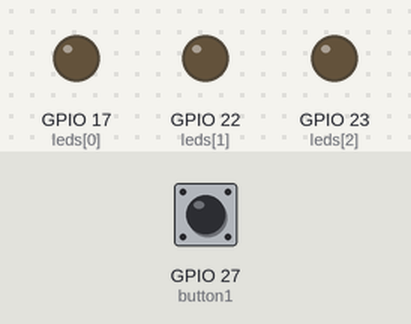
Bench run of a program on a simulated Raspberry Pi (BCM pin numbers). Parts: output pins drawn as LEDs (lit = HIGH). Dashed ring = blinking. The test bench sets the inputs (shaded band); at power-on: GPIO 27 (button1) LOW.

Above: at 1.2 s.
1.3 s: GPIO 27 (button1) pulled HIGH for 0.15 s
At 1.45 s:
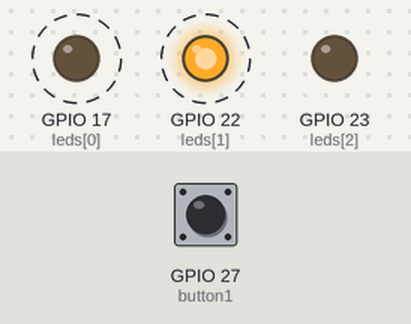
4.3 s: GPIO 27 (button1) pulled HIGH for 1 s
At 4.7 s:
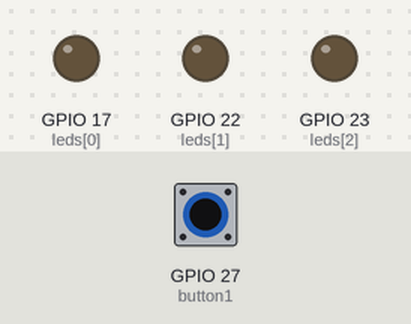
6.8 s: GPIO 27 (button1) pulled HIGH for 3.2 s
At 7.05 s:
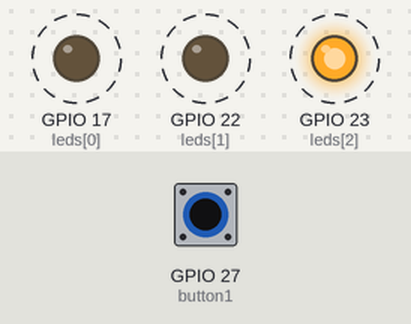
Timing chart, 0 to 17.5 s (numbered marks = the images above; inputs shaded):
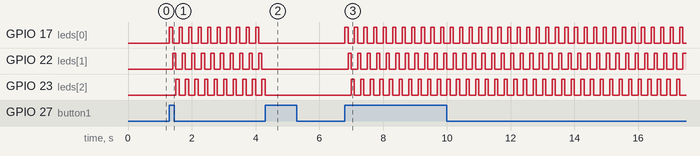

Measured:
- after the input at 1.3 s, GPIO 17 (leds[0]): alternates HIGH for 0.10 s and LOW for 0.20 s, starting at once; GPIO 22 (leds[1]): alternates HIGH for 0.10 s and LOW for 0.20 s, starting after 0.10 s; GPIO 23 (leds[2]): alternates HIGH for 0.10 s and LOW for 0.20 s, starting after 0.20 s
- after the input at 4.3 s, GPIO 17 (leds[0]), GPIO 22 (leds[1]): stops changing and stays LOW; GPIO 23 (leds[2]): goes on until 4.3 s, then stays LOW
- after the input at 6.8 s, GPIO 17 (leds[0]): alternates HIGH for 0.10 s and LOW for 0.20 s, starting at once; GPIO 22 (leds[1]): alternates HIGH for 0.10 s and LOW for 0.20 s, starting after 0.10 s; GPIO 23 (leds[2]): alternates HIGH for 0.10 s and LOW for 0.20 s, starting after 0.20 s

The program:

main.py
```python
#!/usr/bin/python3

################################################################################
# main.py: Implementation of GPIO with event detection in Python.
################################################################################
import gpio

# Global variables:
leds_enabled = False # Indicates led state (off or blinking).

def button_is_pressed(pin):
   """
   button_is_pressed: Callback routine for toggling the state of the leds when
                      the button at pin 27 is pressed.

                      - pin: The number of the GPIO pin which caused this
                             callback routine to be called.
   """
   global leds_enabled
   leds_enabled = not leds_enabled
   return

def leds_blink(leds, blink_speed_ms):
   """
   leds_blink: Blinking leds stored in a list in a sequence with specified blink speed.
               Before the sequence begins, all leds are turned off.

               - leds          : List containing multiple leds.
               - blink_speed_ms: Blink speed in milliseconds.
   """
   leds_off(leds)
   for i in leds:
      i.on()
      gpio.delay(blink_speed_ms)
      i.off()
   return

def leds_off(leds):
   """
   leds_off: Turns off leds stored in a list by setting low output signals.

             leds: List containing multiple leds.
   """
   for i in leds:
      i.off()
   return

def main():
   """
   main: Connecting leds to pin 17, 22 and 23 and a button to pin 27.
         The leds are stored in a list for ease of use and ease of adding more leds.
         The leds are either blinking every 100 ms or turned off, depending on state.
         Event detection is enabled for rising edge at pin 27. When the button is
         pressed, callback routine button_is_pressed is called to toggle the state of
         the leds between blinking (enabled) and turned off. A bouncetime of 500 ms
         is used to negate effects of contact bounces.
   """

   leds = [ gpio.output(17), gpio.output(22), gpio.output(23) ]
   button1 = gpio.input(27)
   button1.enable_event(gpio.event.RISING_EDGE, button_is_pressed, bouncetime = 500)

   while True:
      if leds_enabled:
         leds_blink(leds, 100)
      else:
         leds_off(leds)
   return

# Calling function main to start the program if this is the startup file:
if __name__ == "__main__":
   main()
```

gpio.py
```python
#!/usr/bin/python3

################################################################################
# gpio.py: GPIO implementation of GPIO for Raspberry Pi in Python.
################################################################################
import RPi.GPIO as GPIO
GPIO.setwarnings(False)
GPIO.setmode(GPIO.BCM)
import enum

class event(enum.Enum):
   """
   event: Enumeration for GPIO input detection.
   """
   RISING_EDGE = 0  # Input value from low to high.
   FALLING_EDGE = 1 # Input value from high to low.
   BOTH_EDGES = 2   # Change in input value.

class output:
   """
   output: User friendly implementation for digital outputs such as leds.

           Parameters:
           __pin: Storing pin number for setting output values.
           __enabled: Indicates if the output is high (enabled) or not.
   """

   def __init__(self, pin, start_val = 0):
      """
      __init__: Initializing specified GPIO pin as output.

                - self: Reference to the GPIO output.
                - pin : The GPIO output pin number.
                - start_val: Output start value, (0 = low, 1 = high).
                             Default value is set to 0 for low output starting value.
      """
      self.__pin = pin
      self.__enabled = False
      GPIO.setup(self.__pin, GPIO.OUT)
      GPIO.output(self.__pin, start_val)
      return

   def __del__(self):
      """
      __del__: Setting low output value on pin and resetting data direction
               to input when the object is deleted.

               - self: Reference to the GPIO output.
      """
      GPIO.output(self.__pin, 0)
      GPIO.setup(self.__pin, GPIO.IN)
      return

   def pin(self):
      """
      pin: Returning GPIO output pin number.

           - self: Reference to the GPIO output.
      """
      return self.__pin

   def enabled(self):
      """
      enabled: Indicates whether GPIO output value by returning boolean value,
               where True = high, False = low.

               - self: Reference to the GPIO output.
      """
      return self.__enabled

   def on(self):
      """
      on: Sets GPIO output value to high.

          - self: Reference to the GPIO output.
      """
      GPIO.output(self.__pin, 1)
      self.__enabled = True
      return

   def off(self):
      """
      off: Sets GPIO output value to low.

           - self: Reference to the GPIO output.
      """
      GPIO.output(self.__pin, 0)
      self.__enabled = False
      return

   def toggle(self):
      """
      toggle: Toggling GPIO output value from high to low or vice versa.

              - self: Reference to the GPIO output.
      """
      if self.__enabled:
         self.off()
      else:
         self.on()
      return

   def blink(self, blink_speed_ms):
      """
      blink: Blinkning GPIO output once with specified blink speed.

             - self          : Reference to the GPIO output.
             - blink_speed_ms: Blink speed in milliseconds.
      """
      for i in range(2):
         self.toggle()
         delay(blink_speed_ms)
      return

class input:
   """
   input: User friendly implementation for digital inputs such as buttons.
          No destructor is needed in this example.

          Parameters:
          __pin: Stores the input pin number for reading input values.
   """

   def __init__(self, pin):
      """
      __init__: Initializing specified GPIO pin as input.

                - self: Reference to the GPIO input.
                - pin : The GPIO input pin number.
      """
      self.__pin = pin
      GPIO.setup(self.__pin, GPIO.IN)
      return

   def __del__(self):
      """
      __del__: Disabling potential event detection when GPIO input object is deleted.

               - self: Reference to the GPIO input.
      """
      GPIO.remove_event_detect(self.__pin)
      return

   def read(self):
      """
      read: Returns input value from input pin as True (high) or False (low).

            - self: Reference to the GPIO input.
      """
      return GPIO.input(self.__pin)

   def enable_event(self, event_type, callback_routine, bouncetime = None):
      """
      enable_event: Enables event detection for specified event type on input pin.
                    which should be passed as an enumerator of the event enumeration.
                    If specified event occurs, the callback routine will be called.
                    Optional parameter bouncetime can be utilized to negate effects
                    of contact bounces if the pin is connected to a button.

                    - self            : Reference to the GPIO input.
                    - event_type      : Specifies flank for event detection (rising, falling, both).
                    - callback_routine: The routine to be called when specified event is detected.
                    - bouncetime      : Time in milliseconds to be elapsed before event detection,
                                        which is beneficial for reducing effects of contact bounces.

      """
      if event_type == event.RISING_EDGE:
         GPIO.add_event_detect(self.__pin, GPIO.RISING, callback = callback_routine, bouncetime = bouncetime)
      elif event_type == event.FALLING_EDGE:
         GPIO.add_event_detect(self.__pin, GPIO.FALLING, callback = callback_routine, bouncetime = bouncetime)
      elif event_type == event.BOTH_EDGES:
         GPIO.add_event_detect(self.__pin, GPIO.BOTH, callback = callback_routine, bouncetime = bouncetime)
      else:
         print("Could not enable event for type " + str(event_type) + "!\n")
      return

   def disable_event(self):
      """
      disable_event: Remove event detection on input pin.

                     - self: Reference to the GPIO input.
      """
      GPIO.remove_event_detect(self.__pin)
      return

def delay(delay_time_ms):
   """
   delay: Generating delay measured in milliseconds.

          - delay_time_ms: Required delay time in milliseconds.
   """
   import time
   time.sleep(delay_time_ms / 1000.0)
   return
```
